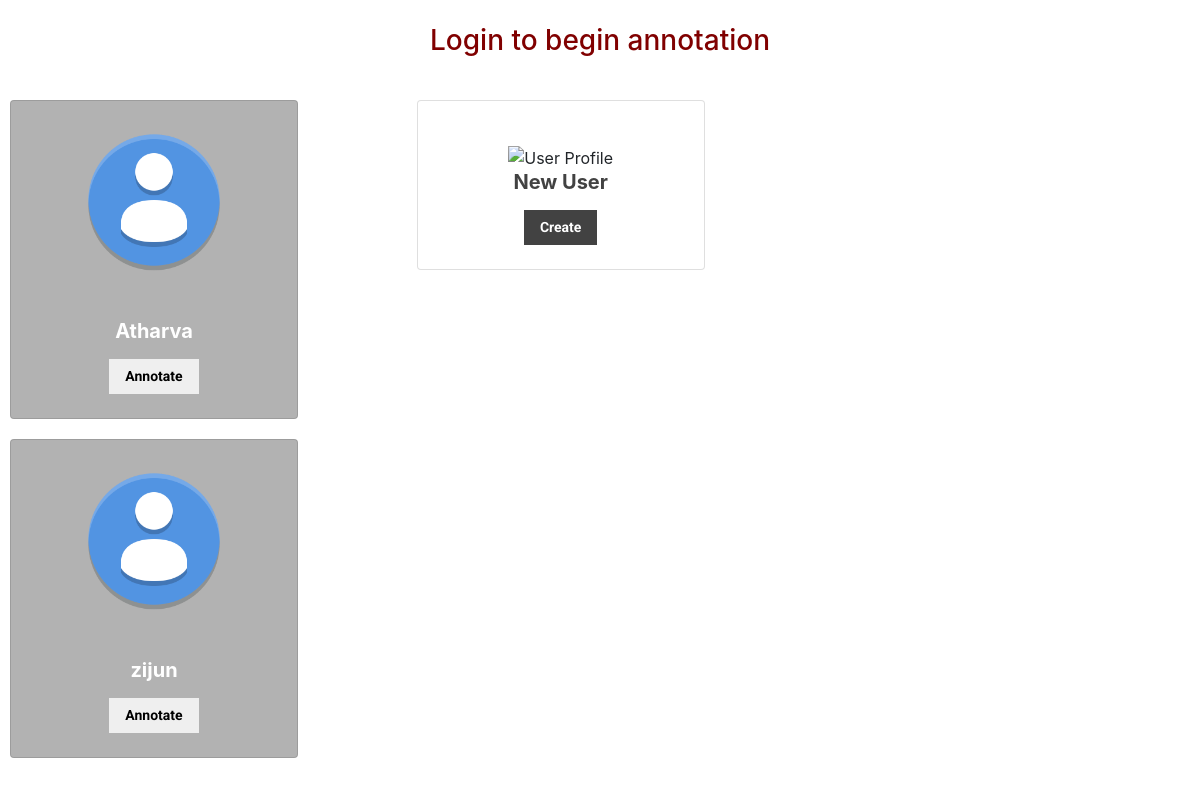
Before: / with the older database file.
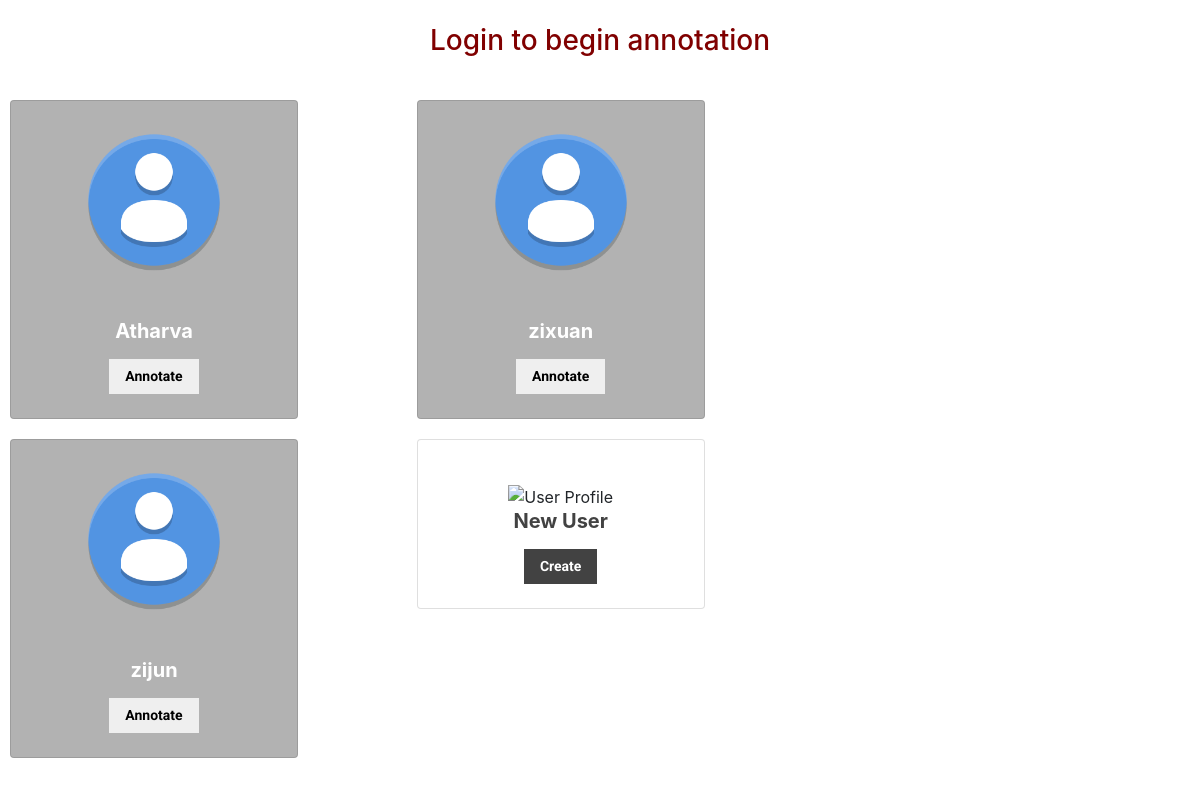
After: the same page with the newer database file.
### tables this page shows
CREATE TABLE users (id INTEGER PRIMARY KEY AUTOINCREMENT, username TEXT NOT NULL UNIQUE, email TEXT, password TEXT);

### server.py (the view)
@app.route('/',methods=['GET','POST'])
def index():
    db = Database("data.sqlite")
    db.addTable("users",
                id="INTEGER PRIMARY KEY AUTOINCREMENT",
                username="text NOT NULL UNIQUE",
                email="text",
                password="text")
    USERS = db.allTableColumns("users").get("username",[])
    db.close()
    return render_template("index.html", USERS=USERS)

### backend/database.py (called while the page is built)
    def execute(self, query):
        self.cursor.execute(query)
        return self.cursor.fetchall()

    def addTable(self, table_name, **fields):
        query = f"CREATE TABLE IF NOT EXISTS {table_name} "
        predicate = "("+", ".join([f"{k} {v.upper()}" for k,v in fields.items()])+");"
        self.execute(query+predicate)
        self.db.commit()

    def allTables(self):
        tables = self.execute("SELECT name FROM sqlite_master WHERE type='table';")
        table_dict = {}
        for table in tables:
            table_dict[table["name"]] = table
        return table_dict

    def allTableRows(self, table_name):
        rows = self.execute(f"SELECT * FROM {table_name}")
        records = []
        for row in rows:
            records.append(dict(row))
        return records

    def allTableColumns(self, table_name):
        import pandas as pd
        rows = self.allTableRows(table_name)
        columns = {}
        df = pd.DataFrame(rows)
        for column in df:
            columns[column] = list(df[column])
        return columns

    def allTableNames(self):
        return list(self.tables.keys())

    def close(self):
        self.db.close()

### server.py (called while the page is built)
@app.teardown_appcontext
def close(error):
    pass

### templates/index.html (shortened to what this page needs)
<!DOCTYPE html>
<html lang="en">
    <head>
        <link rel="stylesheet" href="{{ url_for('static',filename='css/index.css') }}" />
        <link rel="stylesheet" href="{{ url_for('static',filename='css/template.css') }}" />
        <link rel="stylesheet" href="https://maxcdn.bootstrapcdn.com/bootstrap/4.0.0/css/bootstrap.min.css">
    </head>
    <body>
        <header>
            <br>
            <h3 style="text-align: center; color: maroon;">Login to begin annotation</h3>
            <br>
        </header>
        <div class="card-columns">
            {%for user in USERS%}
                <div class="card" style="width: 18rem; text-align: center; margin: 10px; background-color: #b2b2b2;">
                    <br>
                    <div style="margin-left: auto; margin-right: auto;">
                        <img src="{{ url_for('static',filename='avatar.png') }}" alt="User Profile" width="150px">
                    </div>
                    <br>
                    <div class="card-body">
                    <h5 class="card-title" style="color: white; font-weight: bold;">{{ user }}</h5>
                    <button onclick="window.location.href='/login?user={{ user }}'" class="button">Annotate</button>
                    </div>
                </div>
            {% endfor %}
            <div class="card" style="width: 18rem; text-align: center; margin: 10px; background-color: #fff;">
                <br>
                <div class="card-body">
                    <div style="margin-left: auto; margin-right: auto;">
                        <img src="https://cdn.dribbble.com/users/2026891/screenshots/5620975/dribbble-2.png" alt="User Profile" width="250px">
                    </div>
                    <h5 class="card-title" style="color: #424242; font-weight: bold;">New User</h5>
                    <button onclick="window.location.href='/register'" class="button_dark">Create</button>
                </div>
            </div>
        </div>
    </body>
</html>

### static/css/template.css (style rules this page uses)
.button { border: none; padding: 7px 16px; text-align: center; text-decoration: none; display: inline-block; font-size: 14px; margin: 4px 2px; font-family: 'Roboto'; font-weight: bold; cursor: pointer; }
.button_dark { border: none; padding: 7px 16px; text-align: center; text-decoration: none; display: inline-block; font-size: 14px; margin: 4px 2px; background-color: #424242; color: #fff; font-family: 'Roboto'; font-weight: bold; cursor: pointer; }

Changed rows visible on the page:
added users: username "zixuan"
